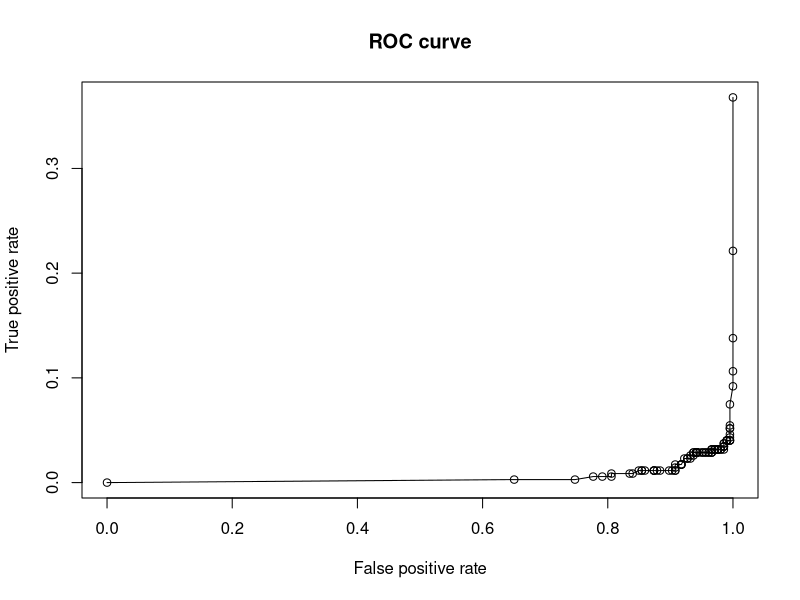
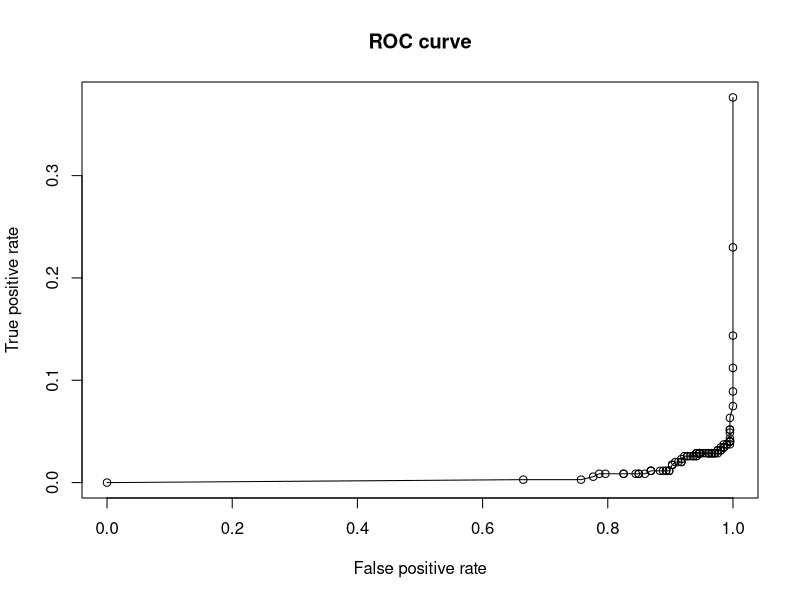
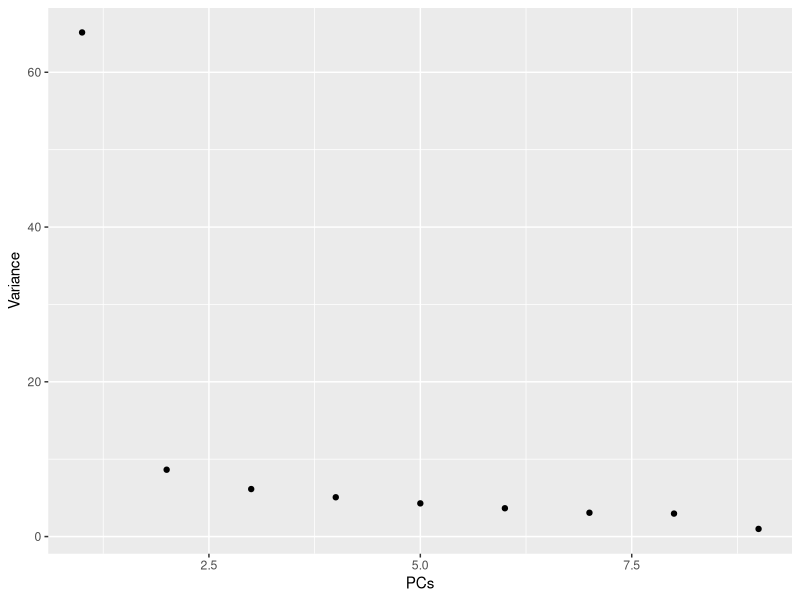

These charts were generated, in order, by the following R code:
## ----setup, include=FALSE---------------------------------------------------------------------------------------------------------------
knitr::opts_chunk$set(echo = TRUE)


## ---------------------------------------------------------------------------------------------------------------------------------------
library(boot)
set.seed(13)
cancer= read.csv("breast_cancer_scikit_label_dataset_all_values.csv")
attach(cancer)

glm.fits=glm(class_use~mitosis+normal_nucleoli+bland_chromatin+bare_nuclei+single_epithelial_cell_size+marginal_adhesion+uniformity_of_cell_shape+uniformity_of_cell_size+clump_thickness , data=cancer ,family=binomial)
summary(glm.fits)
cv.err=cv.glm(cancer,glm.fits,K=10)$delta[1]
cv.err

glm.probs=predict(glm.fits,type="response")
glm.pred=rep("0",554)
glm.pred[glm.probs >0.5]="1"
table(glm.pred,class_use)
mean(glm.pred==class_use)

step(glm.fits)
#library(MASS)
#stepAIC(glm.fits,direction = "both")

glm.fits2=glm(class_use ~ mitosis + normal_nucleoli + bland_chromatin + bare_nuclei + 
    marginal_adhesion + uniformity_of_cell_shape + clump_thickness , data=cancer ,family=binomial)
summary(glm.fits2)
cv.err1=cv.glm(cancer,glm.fits2,K=10)$delta[1]
cv.err1

glm.probs2=predict(glm.fits2,type="response")
glm.pred2=rep("0",554)
glm.pred2[glm.probs2 >0.5]="1"
table(glm.pred2,class_use)
mean(glm.pred2==class_use)



## ---------------------------------------------------------------------------------------------------------------------------------------
TPR =rep(0,100)
FPR =rep(0,100)
for (k in 1:100){
glm.fits1=glm(class_use~mitosis+normal_nucleoli+bland_chromatin+bare_nuclei+single_epithelial_cell_size+marginal_adhesion+uniformity_of_cell_shape+uniformity_of_cell_size+clump_thickness , data=cancer ,family=binomial)
glm.probs1=predict(glm.fits1,cancer,type="response")
Yhat =(glm.probs1 >k/100)
TPR[k]= sum(Yhat==1 & class_use=="0") /sum(class_use=="0")
FPR[k]= sum(Yhat==1 & class_use=="1") /sum(class_use=="1")
}

plot(FPR,TPR, xlab = "False positive rate", ylab= "True positive rate", main= "ROC curve")
lines(FPR,TPR)



TPR =rep(0,100)
FPR =rep(0,100)
for (k in 1:100){
glm.fits2=glm(class_use ~ mitosis + normal_nucleoli + bland_chromatin + bare_nuclei + 
    marginal_adhesion + uniformity_of_cell_shape + clump_thickness , data=cancer ,family=binomial)
glm.probs2=predict(glm.fits2,cancer,type="response")
Yhat =(glm.probs2 >k/100)
TPR[k]= sum(Yhat==1 & class_use=="0") /sum(class_use=="0")
FPR[k]= sum(Yhat==1 & class_use=="1") /sum(class_use=="1")
}

plot(FPR,TPR, xlab = "False positive rate", ylab= "True positive rate", main= "ROC curve")
lines(FPR,TPR)

## ---------------------------------------------------------------------------------------------------------------------------------------
library(caret)
set.seed(30)
cancer$class_use = as.factor(cancer$class_use)

index = createDataPartition(y=cancer$class_use, p=0.75, list=FALSE)

train = cancer[index,]
test = cancer[-index,]



## ---------------------------------------------------------------------------------------------------------------------------------------
set.seed(24)
trControl <- trainControl(method  = "cv",
                          number  = 5)

knnfit <- train(class_use ~ mitosis + normal_nucleoli + bland_chromatin + 
    bare_nuclei + single_epithelial_cell_size + marginal_adhesion + 
    uniformity_of_cell_shape + uniformity_of_cell_size + clump_thickness,
             method     = "knn",
             tuneGrid   = expand.grid(k = 1:30),
             trControl  = trControl,
             metric     = "Accuracy",
             data       = train)

knnfit

pred.class8 = predict(knnfit, test)
table(pred.class8, test$class_use)

mean(pred.class8 == test$class_use)

knnfit1 <- train(class_use ~ mitosis + normal_nucleoli + bland_chromatin + bare_nuclei + 
    marginal_adhesion + uniformity_of_cell_shape + clump_thickness,
             method     = "knn",
             tuneGrid   = expand.grid(k = 1:30),
             trControl  = trControl,
             metric     = "Accuracy",
             data       = train)

knnfit1

pred.class9 = predict(knnfit1, test)
table(pred.class9, test$class_use)

mean(pred.class9 == test$class_use)


## ---------------------------------------------------------------------------------------------------------------------------------------
set.seed(23)
ldafit <-train(class_use ~ mitosis + normal_nucleoli + bland_chromatin + 
    bare_nuclei + single_epithelial_cell_size + marginal_adhesion + 
    uniformity_of_cell_shape + uniformity_of_cell_size + clump_thickness,
             method     = "lda",
             trControl  = trControl,
             data=train)
ldafit

pred.class = predict(ldafit, test)
table(pred.class, test$class_use)

mean(pred.class == test$class_use)
confusionMatrix(pred.class, test$class_use )
ldafit1 <-train(class_use ~ mitosis + normal_nucleoli + bland_chromatin + bare_nuclei + 
    marginal_adhesion + uniformity_of_cell_shape + clump_thickness,
             method     = "lda",
             trControl  = trControl,
             data=train)
ldafit1

pred.class1 = predict(ldafit1, test)
table(pred.class1, test$class_use)

mean(pred.class1 == test$class_use)

confusionMatrix(pred.class1, test$class_use )




## ---------------------------------------------------------------------------------------------------------------------------------------
set.seed(23)
qdafit <-train(class_use ~ mitosis + normal_nucleoli + bland_chromatin + 
    bare_nuclei + single_epithelial_cell_size + marginal_adhesion + 
    uniformity_of_cell_shape + uniformity_of_cell_size + clump_thickness,
             method     = "qda",
             trControl  = trControl,
             data=train)
qdafit

pred.class1 = predict(qdafit, test)
table(pred.class1, test$class_use)

mean(pred.class1 == test$class_use)
confusionMatrix(pred.class1, test$class_use )
qdafit1 <-train(class_use ~ mitosis + normal_nucleoli + bland_chromatin + bare_nuclei + 
    marginal_adhesion + uniformity_of_cell_shape + clump_thickness,
             method     = "qda",
             trControl  = trControl,
             data=train)
qdafit1

pred.class2 = predict(qdafit1, test)
table(pred.class2, test$class_use)

mean(pred.class2 == test$class_use)
confusionMatrix(pred.class2, test$class_use )


## ---------------------------------------------------------------------------------------------------------------------------------------
log_fit <- train(class_use ~ mitosis + normal_nucleoli + bland_chromatin + 
    bare_nuclei + single_epithelial_cell_size + marginal_adhesion + 
    uniformity_of_cell_shape + uniformity_of_cell_size + clump_thickness,  data=train, method="glm", family="binomial",  trControl  = trControl)

log_fit

pred.class3 = predict(log_fit, test)
table(pred.class3, test$class_use)

mean(pred.class3 == test$class_use)
confusionMatrix(pred.class3, test$class_use )
log_fit1 <- train(class_use ~ mitosis + normal_nucleoli + bland_chromatin + bare_nuclei + 
    marginal_adhesion + uniformity_of_cell_shape + clump_thickness,  data=train, method="glm", family="binomial",  trControl  = trControl)

log_fit1

pred.class4 = predict(log_fit1, test)
table(pred.class4, test$class_use)

mean(pred.class4 == test$class_use)
confusionMatrix(pred.class4, test$class_use )


## ---------------------------------------------------------------------------------------------------------------------------------------
library(tidyverse)
# keep only predictor variables
sub.cancer <- dplyr::select(cancer, mitosis,normal_nucleoli,bland_chromatin,bare_nuclei,single_epithelial_cell_size,marginal_adhesion,uniformity_of_cell_shape,uniformity_of_cell_size,clump_thickness)
# use the prcomp() function from the base stats library
cancer.pc <- prcomp(sub.cancer, center = TRUE,scale. = TRUE)
X<-as.data.frame(cancer.pc[["x"]])
PC<-cbind(cancer$class_use,X)
names(PC)[1] = "class_use"
cov = round(cancer.pc$sdev^2/sum(cancer.pc$sdev^2)*100, 2)
cov = data.frame(c(1:9),cov)
names(cov)[1] = 'PCs'
names(cov)[2] = 'Variance'
cov
ggplot(cov, aes(x=PCs, y=Variance)) +
    geom_point()

glm.pca=glm(class_use~PC1+PC2+PC3+PC4+PC5+PC6+PC7+PC8+PC9 , data=X ,family=binomial)
summary(glm.pca)


glm.probs.pca=predict(glm.pca,type="response")
glm.pred.pca=rep("0",554)
glm.pred.pca[glm.probs.pca >0.5]="1"
table(glm.pred.pca,class_use)
mean(glm.pred.pca==class_use)





